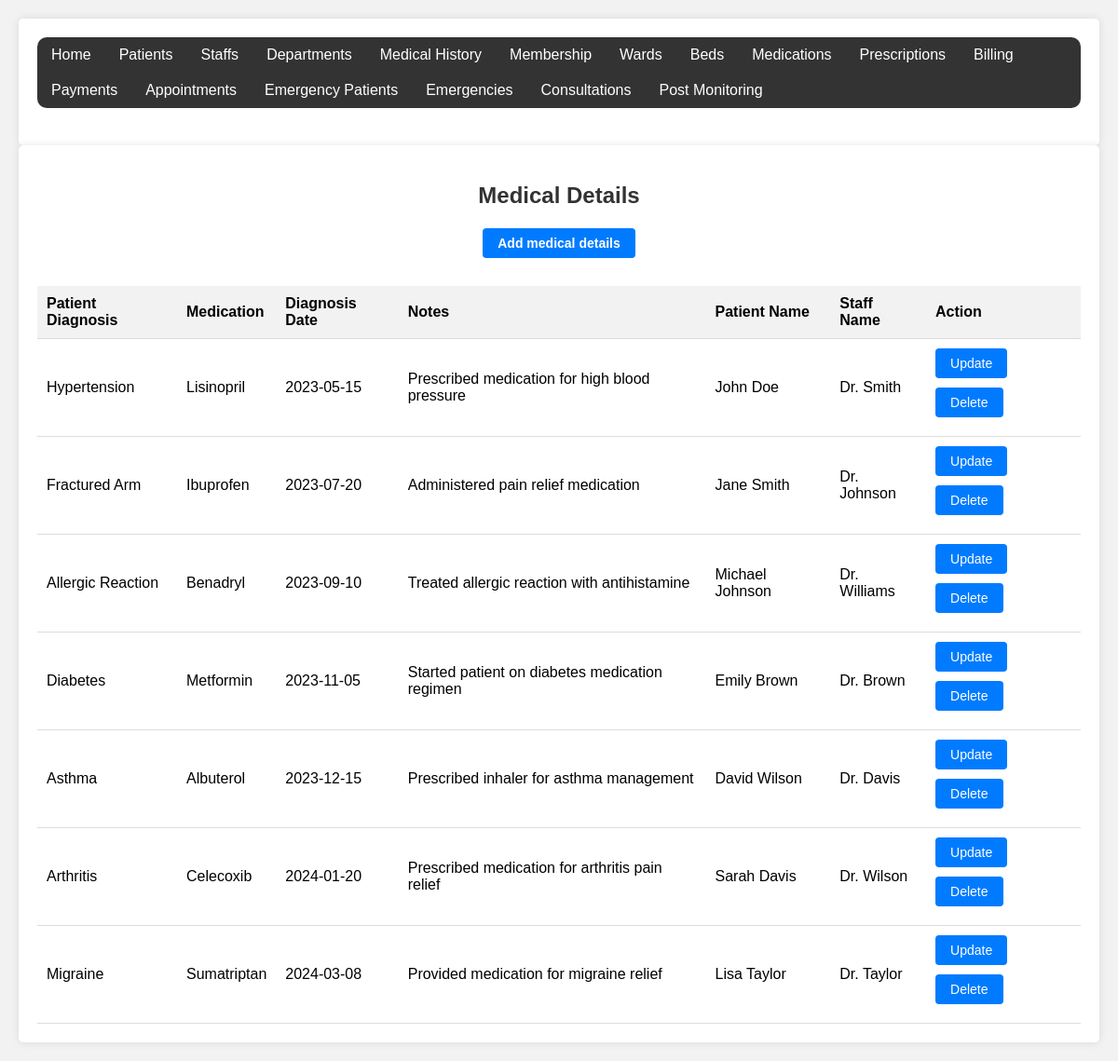
Page /medical_history/table.php on the committed database.
### tables this page shows
CREATE TABLE patient_medical_history (
    history_id INT AUTO_INCREMENT PRIMARY KEY,
    Patient_diagnosis VARCHAR(100),
    medication VARCHAR(200),
    diagnosis_date DATE,
    notes text,
    patient_id  INT NOT NULL,
    staff_id INT NOT NULL,
    FOREIGN KEY (staff_id) REFERENCES staff(staff_id),
    FOREIGN KEY (patient_id) REFERENCES Patients(patient_id),
    unique key(history_id)
);

CREATE TABLE Patients (
     patient_id INT AUTO_INCREMENT PRIMARY KEY,
    patient_name VARCHAR(100) NOT NULL,
    address VARCHAR(200),
    contact VARCHAR(20),
    datetime_added DATETIME DEFAULT CURRENT_TIMESTAMP,
    UNIQUE KEY (patient_id, contact) 
);

CREATE TABLE Staff (
    staff_id INT AUTO_INCREMENT PRIMARY KEY,
    name VARCHAR(100) NOT NULL,
    role VARCHAR(50),
    contact VARCHAR(20),
    specialization VARCHAR(100),
    dept_id INT,
    FOREIGN KEY (dept_id) REFERENCES Departments(dept_id),
    UNIQUE KEY (staff_id, contact)
);

### medical_history/table.php (the view, shortened to what this page needs)
<!DOCTYPE html>
<html lang="en">
<head>
</head>
<body>
<div class="container">
    <div class="custom-navbar">
        <?php
        $pages = array(
            "Home" => "../layout/admin_dashboard.php",
            "Patients" => "../patients/table.php",
            "Staffs" => "../staff_members/table.php",
            "Departments" => "../department/table.php",
            "Medical History" => "../medical_history/table.php",
            "Membership" => "../patient membership/table.php",
            "Wards" => "../ward/table.php",
            "Beds" => "../beds/table.php",
            "Medications" => "../medications/table.php",
            "Prescriptions" => "../prescriptions/table.php",
            "Billing" => "../billings/table.php",
            "Payments" => "../payment/table.php",
            "Appointments" => "../Appointments/table.php",
            "Emergency Patients" => "../emergency_patients/table.php",
            "Emergencies" => "../Emergencies/table.php",
            "Consultations" => "../consultations/table.php",
            "Post Monitoring" => "../post_service_monitoring/table.php"
        );
        foreach ($pages as $pageTitle => $pageURL) {
            echo "<a href='$pageURL'>$pageTitle</a>";
        }
        ?>
    </div>
</div>
</body>
</html>
<!DOCTYPE html>
<html>
<head>
</head>
<body>
    <div class="container">
        <h2>Medical Details</h2>
        <h4><a href="form.php" class="btn">Add medical details</a></h4>
        <table>
            <tr>
                <th>Patient Diagnosis</th>
                <th>Medication</th>
                <th>Diagnosis Date</th>
                <th>Notes</th>
                <th>Patient Name</th>
                <th>Staff Name</th>
                <th>Action</th>
            </tr>
            <?php
            $servername = "localhost";
            $username = "root";
            $password = "norah#@$&";
            $database = "Jamii1_hospital";
            $conn = new mysqli($servername, $username, $password, $database);
            $sql = "SELECT s.history_id, s.Patient_diagnosis, s.medication, s.diagnosis_date, s.notes, p.patient_name, f.name FROM patient_medical_history s JOIN patients p ON p.patient_id = s.patient_id JOIN staff f ON s.staff_id = f.staff_id";
            $result = $conn->query($sql);
            if ($result->num_rows > 0) {
                while ($row = $result->fetch_assoc()) {
                    ?>
                    <tr>
                        <td><?php echo $row["Patient_diagnosis"]; ?></td>
                        <td><?php echo $row["medication"]; ?></td>
                        <td><?php echo $row["diagnosis_date"]; ?></td>
                        <td><?php echo $row["notes"]; ?></td>
                        <td><?php echo $row["patient_name"]; ?></td>
                        <td><?php echo $row["name"]; ?></td>
                        <td>
                            <a href="update.php?history_id=<?php echo $row["history_id"]; ?>" class="btn">Update</a>
                            <a href="delete.php?history_id=<?php echo $row["history_id"]; ?>" class="btn" onclick="return confirmDelete()">Delete</a>
                        </td>
                    </tr>
                    <?php
                }
            } else {
                ?>
                <tr>
                    <td colspan='7'>No records found</td>
                </tr>
                <?php
            }
            ?>
        </table>
    </div>
</body>
</html>

### medical_history/table.php (style rules this page uses)
body, h1, p { margin: 0; padding: 0; }
.custom-navbar { background-color: #333; border-radius: 10px; margin-bottom: 20px; overflow: hidden; }
.custom-navbar a { float: left; display: block; color: white; text-align: center; padding: 10px 15px; text-decoration: none; transition: background-color 0.3s ease; }
body { font-family: Arial, sans-serif; background-color: #f2f2f2; padding: 20px; }
.container { background-color: #fff; padding: 20px; border-radius: 5px; box-shadow: 0 0 10px rgba(0, 0, 0, 0.1); max-width: 1200px; margin: 0 auto; }
.btn { display: inline-block; padding: 8px 16px; background-color: #007bff; color: #fff; border: none; border-radius: 4px; font-size: 14px; text-decoration: none; margin-bottom: 10px; transition: background-color 0.3s; }
table { width: 100%; border-collapse: collapse; margin-top: 20px; }
th, td { padding: 10px; text-align: left; border-bottom: 1px solid #ddd; }
th { background-color: #f2f2f2; }
h2, h4 { color: #333; text-align: center; margin-bottom: 20px; }

### rows in the picture
patient_medical_history: Patient_diagnosis "Hypertension", medication "Lisinopril", diagnosis_date "2023-05-15", notes "Prescribed medication for high blood pressure", patient.patient_name "John Doe", staff.name "Dr. Smith"
patient_medical_history: Patient_diagnosis "Fractured Arm", medication "Ibuprofen", diagnosis_date "2023-07-20", notes "Administered pain relief medication", patient.patient_name "Jane Smith", staff.name "Dr. Johnson"
patient_medical_history: Patient_diagnosis "Allergic Reaction", medication "Benadryl", diagnosis_date "2023-09-10", notes "Treated allergic reaction with antihistamine", patient.patient_name "Michael Johnson", staff.name "Dr. Williams"
patient_medical_history: Patient_diagnosis "Diabetes", medication "Metformin", diagnosis_date "2023-11-05", notes "Started patient on diabetes medication regimen", patient.patient_name "Emily Brown", staff.name "Dr. Brown"
patient_medical_history: Patient_diagnosis "Asthma", medication "Albuterol", diagnosis_date "2023-12-15", notes "Prescribed inhaler for asthma management", patient.patient_name "David Wilson", staff.name "Dr. Davis"
patient_medical_history: Patient_diagnosis "Arthritis", medication "Celecoxib", diagnosis_date "2024-01-20", notes "Prescribed medication for arthritis pain relief", patient.patient_name "Sarah Davis", staff.name "Dr. Wilson"
patient_medical_history: Patient_diagnosis "Migraine", medication "Sumatriptan", diagnosis_date "2024-03-08", notes "Provided medication for migraine relief", patient.patient_name "Lisa Taylor", staff.name "Dr. Taylor"

### other values in the picture
$pageTitle "Home"
$pageTitle "Patients"
$pageTitle "Staffs"
$pageTitle "Departments"
$pageTitle "Medical History"
$pageTitle "Membership"
$pageTitle "Wards"
$pageTitle "Beds"
$pageTitle "Medications"
$pageTitle "Prescriptions"
$pageTitle "Billing"
$pageTitle "Payments"
$pageTitle "Appointments"
$pageTitle "Emergency Patients"
$pageTitle "Emergencies"
